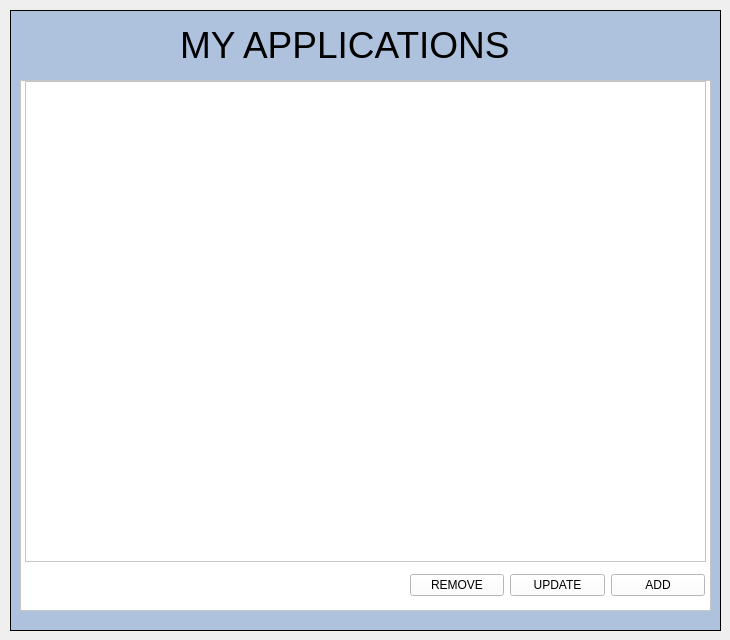
      <widget class="QWidget" name="tab_8">
       <attribute name="title">
        <string>        My applications                             </string>
       </attribute>
       <widget class="QFrame" name="ApplicationFrame_2">
        <property name="geometry">
         <rect>
          <x>10</x>
          <y>10</y>
          <width>711</width>
          <height>621</height>
         </rect>
        </property>
        <property name="styleSheet">
         <string notr="true">background-color:rgb(174, 194, 221)</string>
        </property>
        <property name="frameShape">
         <enum>QFrame::Box</enum>
        </property>
        <widget class="QLabel" name="label_42">
         <property name="geometry">
          <rect>
           <x>170</x>
           <y>10</y>
           <width>391</width>
           <height>52</height>
          </rect>
         </property>
         <property name="text">
          <string>&lt;html&gt;&lt;head/&gt;&lt;body&gt;&lt;p&gt;&lt;span style=&quot; font-size:28pt;&quot;&gt;MY APPLICATIONS&lt;/span&gt;&lt;/p&gt;&lt;/body&gt;&lt;/html&gt;</string>
         </property>
        </widget>
        <widget class="QFrame" name="ApplicationDisplayFrame_2">
         <property name="geometry">
          <rect>
           <x>10</x>
           <y>70</y>
           <width>691</width>
           <height>531</height>
          </rect>
         </property>
         <property name="styleSheet">
          <string notr="true">background-color:rgb(255, 255, 255)</string>
         </property>
         <property name="frameShape">
          <enum>QFrame::StyledPanel</enum>
         </property>
         <property name="frameShadow">
          <enum>QFrame::Raised</enum>
         </property>
         <widget class="QListView" name="myApplicationsListView">
          <property name="geometry">
           <rect>
            <x>5</x>
            <y>1</y>
            <width>681</width>
            <height>481</height>
           </rect>
          </property>
         </widget>
         <widget class="QWidget" name="horizontalLayoutWidget_3">
          <property name="geometry">
           <rect>
            <x>390</x>
            <y>490</y>
            <width>295</width>
            <height>31</height>
           </rect>
          </property>
          <layout class="QHBoxLayout" name="horizontalLayout_5">
           <item>
            <widget class="QPushButton" name="RemoveButton">
             <property name="text">
              <string>REMOVE</string>
             </property>
            </widget>
           </item>
           <item>
            <widget class="QPushButton" name="UpdateButton">
             <property name="text">
              <string>UPDATE</string>
             </property>
            </widget>
           </item>
           <item>
            <widget class="QPushButton" name="AddButton">
             <property name="text">
              <string>ADD</string>
             </property>
            </widget>
           </item>
          </layout>
         </widget>
        </widget>
       </widget>
      </widget>
